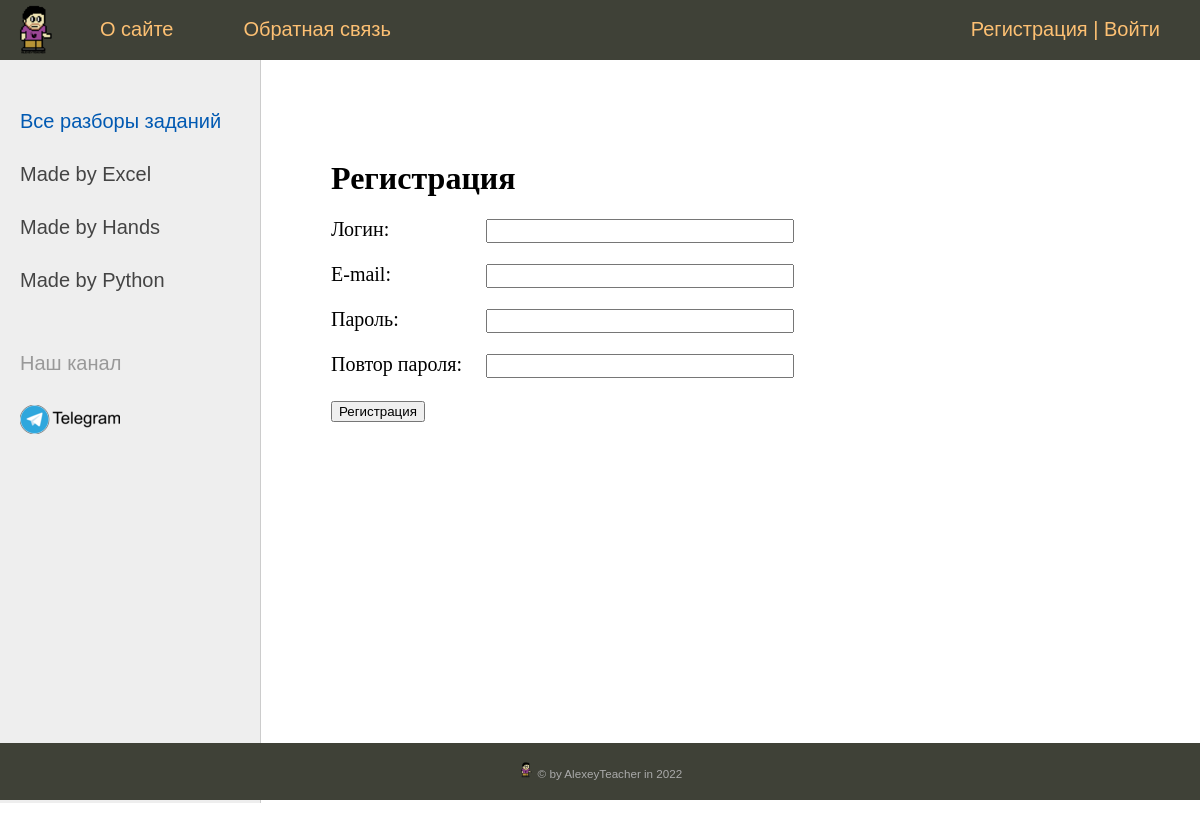
Screenshot of /register/ with the database file from the repository.
### ege_task/models.py (models this page shows, shortened)
class Category(models.Model):
    name = models.CharField(max_length=100, db_index=True, verbose_name='Способ решения')
    def get_absolute_url(self):
        return reverse('category', kwargs={'cat_id': self.pk})
    class Meta:
        verbose_name = 'Способ решения'
        verbose_name_plural = "Способы решений"

### ege_task/views.py (the view, shortened to what this page needs)
# urls.py: path('register/', RegisterUser.as_view(), name='register'),
class RegisterUser(DataMixin, CreateView):
    form_class = RegisterUserForm
    template_name = 'ege_task/register.html'
    success_url = reverse_lazy('login')
    def get_context_data(self, *, object_list=None, **kwargs):
        context = super().get_context_data(**kwargs)
        c_def = self.get_user_context(title='Регистрация')
        context.update(c_def)
        return context

### ege_task/forms.py
class RegisterUserForm(UserCreationForm):
    username = forms.CharField(label="Логин", widget=forms.TextInput(attrs={"class": 'form-input'}))
    email = forms.EmailField(label="E-mail", widget=forms.EmailInput(attrs={"class": 'form-input'}))
    password1 = forms.CharField(label="Пароль", widget=forms.PasswordInput(attrs={"class": 'form-input'}))
    password2 = forms.CharField(label="Повтор пароля", widget=forms.PasswordInput(attrs={"class": 'form-input'}))
    class Meta:
        model = User
        fields = ('username', 'email', 'password1', 'password2')

### ege_task/templatetags/ege_task_tags.py (called while the page is built)
@register.inclusion_tag('ege_task/list_categories.html')
def show_categories(sort=None, cat_selected=0):
    if not sort:
        cats = Category.objects.all()
    else:
        cats = Category.objects.order_by(sort)
    return {'cats': cats, 'cat_selected': cat_selected}

### ege_task/utils.py (called while the page is built)
    def get_user_context(self, **kwargs):
        context = kwargs
        cats = Category.objects.all()
        user_menu = menu.copy()
        if not self.request.user.is_authenticated:
            user_menu.pop(1)
        context['menu'] = user_menu
        context['cats'] = cats
        if 'cat_selected' not in context:
            context['cat_selected'] = 0
        return context

### ege_task/templates/ege_task/register.html (shortened to what this page needs)
{% extends "ege_task/base.html" %}
{% block content %}
<h1>{{ title }}</h1>
<form method="post">
    {% for line in form %}
    <p><label class="form-label" for="{{ line.id_for_label }}">{{ line.label }}: </label> {{ line }}</p>
    {% endfor %}
    <button type="submit">Регистрация</button>
</form>
{% endblock %}

### ege_task/templates/ege_task/list_categories.html
{% for cat in cats %}
    {% if cat.pk == cat_selected %}
        <li class="selected">Made by {{cat.name}}</li>
    {% else %}
        <li><a href="{{ cat.get_absolute_url }}">Made by {{cat.name}}</a></li>
    {% endif %}
{% endfor %}

### ege_task/static/ege_task/css/styles.css (style rules this page uses)
html, body { font-family: 'Arial'; margin: 0; padding: 0; height: 100%; width: 100%; color: #444; }
a { color: #0059b2; text-decoration: none; }
.left-chapters ul li { margin: 30px 0 0 0; color: #999; }
.left-chapters ul li a { color: #444; text-decoration: none; }
.content-text h1 { font-size: 32px; }
.form-input { width: 300px; font-size: 16px; }
.form-label { display: inline-block; min-width: 150px; vertical-align: top; }

### rows the page displays
Category: name "Excel"
Category: name "Hands"
Category: name "Python"

### other values shown
{{ m.title }} "О сайте" "Обратная связь"
{{ title }} "Регистрация"
{{ line.label }} "Логин" "E-mail" "Пароль" "Повтор пароля"
